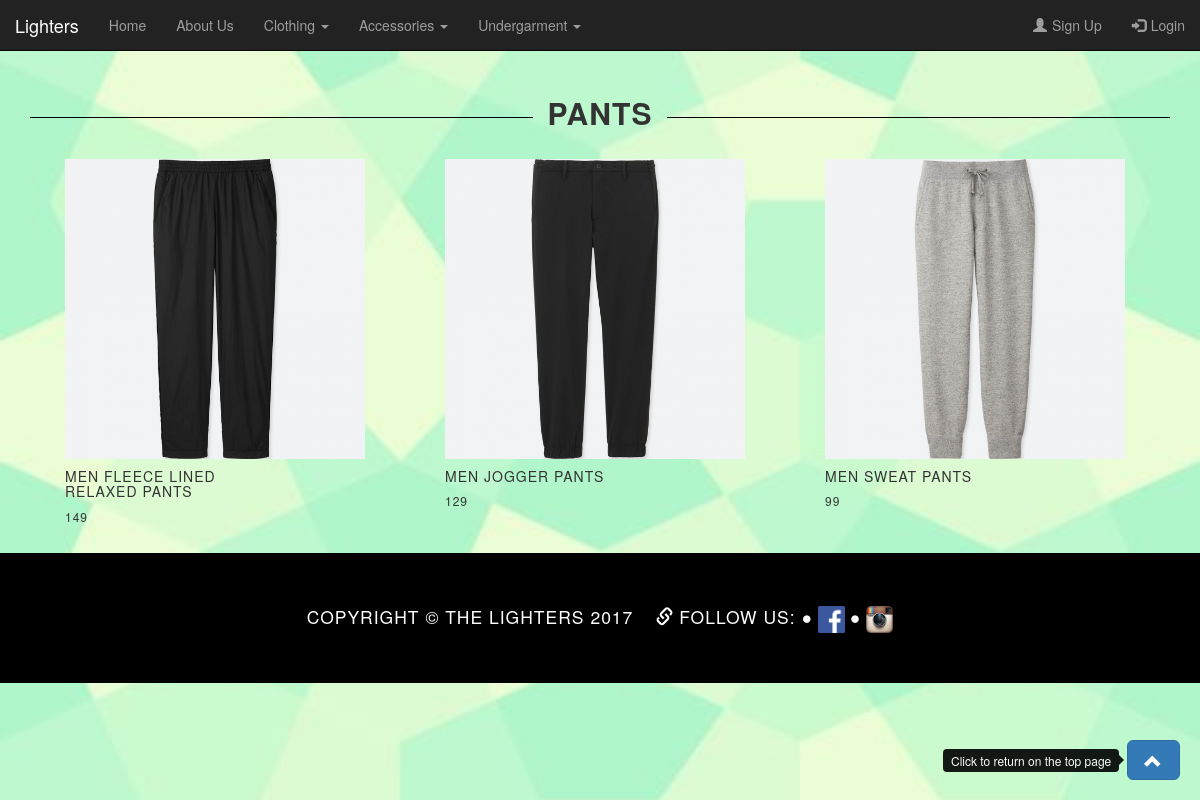
Screenshot of /php/pants.php with the database file from the repository.
### tables this page shows
CREATE TABLE `products` (
  `product_id` int(255) NOT NULL,
  `product_name` varchar(1000) NOT NULL,
  `product_category` varchar(1000) NOT NULL,
  `product_quantity` int(255) NOT NULL,
  `product_price` int(255) NOT NULL,
  `product_img` varchar(1000) NOT NULL
);

### php/pants.php (the view, shortened to what this page needs)
<html>
<?php
		require "connection.php";
		$sql = "SELECT * FROM `products` WHERE product_category = 'pants'";
		$result = mysqli_query($conn,$sql);
?>
<head>
		<link rel="stylesheet" type="text/css" href="../css/home.css">
		<link rel="stylesheet" type="text/css" href="../css/products.css">
	<link rel="stylesheet" href="../css/bootstrap.min.css">
	<link rel="stylesheet" href="https://maxcdn.bootstrapcdn.com/bootstrap/3.3.7/css/bootstrap.min.css">
	<link rel="stylesheet" href="https://cdnjs.cloudflare.com/ajax/libs/font-awesome/4.7.0/css/font-awesome.min.css">
</head>
<body>
<?php
	include 'navigation.php';
?>
	<div class="container" style="margin-bottom:20px"><h2><strong>Pants</strong></h2></div>
<div class="container products" style="margin-bottom:20px">
<?php while ($row = mysqli_fetch_array($result,MYSQLI_ASSOC)){   ?>
  <div class="product-card">
    <div class="product-image">
	<a><img id="product-image" class="identifyingClass" src="../pants/<?php echo $row['product_img']; ?>"
	  data-id="<?php echo $row['product_id'];?>"
		data-name="<?php echo $row['product_name'];?>"
		data-price="<?php echo $row['product_price'];?>"
		data-quantity="<?php echo $row['product_quantity'];?>"
		data-image="<?php echo $row['product_img'];?>"
		data-toggle="modal" data-target="#product_view">
		</a>
	  </div>
    <div class="product-info" style="width: 200px;">
      <h5><?php echo $row['product_name'];?></h5>
      <h6><?php echo $row['product_price'];?></h6>
    </div>
  </div>
<?php }?>
</div>
<div class="container">
	<div class="row">
		<a id="back-to-top" href="#" class="btn btn-primary btn-lg back-to-top" role="button" title="Click to return on the top page" data-toggle="tooltip" data-placement="left"><span class="glyphicon glyphicon-chevron-up"></span></a>
	</div>
</div>
<?php
	include 'footer.php';
?>
</body>
</html>

### css/home.css (style rules this page uses)
body { margin: 0; font-family: "Open Sans","Helvetica Neue",Helvetica,Arial,sans-serif; -webkit-background-size: cover; -moz-background-size: cover; background-size: cover; -o-background-size: cover; background: url(../img/wallpaper.jpg); background-size:cover; background-repeat:repeat-x repeat-y; background-position:center center; }
h1, h2, h3, h4, h5, h6, span { text-transform: uppercase; font-family: "Josefin Slab","Helvetica Neue",Helvetica,Arial,sans-serif; font-weight: 100; letter-spacing: 1px; }
a { text-decoration:none; }
h2 { overflow: hidden; text-align: center; }
h2:before, h2:after { background-color: #000; content: ""; display: inline-block; height: 1px; position: relative; vertical-align: middle; width: 50%; }
h2:before { right: 0.5em; margin-left: -50%; }
h2:after { left: 0.5em; margin-right: -50%; }
.back-to-top { cursor: pointer; position: fixed; bottom: 20px; right: 20px; display:none; }
div { flex:1; }

### css/products.css (style rules this page uses)
.products { display: flex; flex-wrap: wrap; padding-left:180px; margin-left:180px; }
.product-card { flex: 1 16%%; margin-left:35px; }
img { width:300px; height:300px; }

### rows the page displays
products: product_img (picture), product_name "MEN FLEECE LINED RELAXED PANTS", product_price "149"
products: product_img (picture), product_name "MEN JOGGER PANTS", product_price "129"
products: product_img (picture), product_name "MEN SWEAT PANTS", product_price "99"
